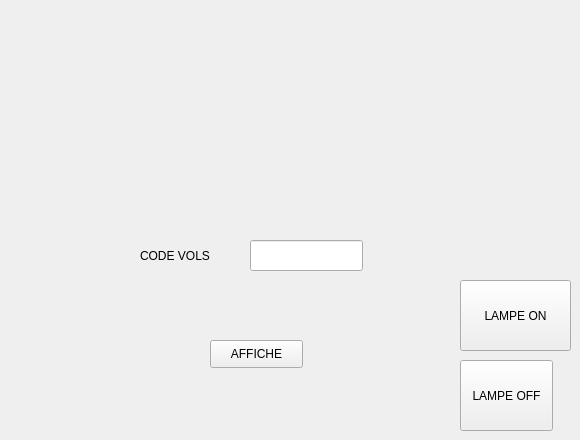
      <widget class="QWidget" name="tab_14">
       <attribute name="title">
        <string>arduino</string>
       </attribute>
       <widget class="QPushButton" name="pushButton_4vols">
        <property name="geometry">
         <rect>
          <x>460</x>
          <y>280</y>
          <width>111</width>
          <height>71</height>
         </rect>
        </property>
        <property name="text">
         <string>LAMPE ON</string>
        </property>
       </widget>
       <widget class="QPushButton" name="pushButton_7vols">
        <property name="geometry">
         <rect>
          <x>460</x>
          <y>360</y>
          <width>93</width>
          <height>71</height>
         </rect>
        </property>
        <property name="text">
         <string>LAMPE OFF</string>
        </property>
       </widget>
       <widget class="QLineEdit" name="lineEdit_18">
        <property name="geometry">
         <rect>
          <x>250</x>
          <y>240</y>
          <width>113</width>
          <height>31</height>
         </rect>
        </property>
       </widget>
       <widget class="QPushButton" name="pushButton_8vols">
        <property name="geometry">
         <rect>
          <x>210</x>
          <y>340</y>
          <width>93</width>
          <height>28</height>
         </rect>
        </property>
        <property name="text">
         <string>AFFICHE</string>
        </property>
       </widget>
       <widget class="QLabel" name="label_40">
        <property name="geometry">
         <rect>
          <x>140</x>
          <y>240</y>
          <width>81</width>
          <height>31</height>
         </rect>
        </property>
        <property name="text">
         <string>CODE VOLS</string>
        </property>
       </widget>
      </widget>
